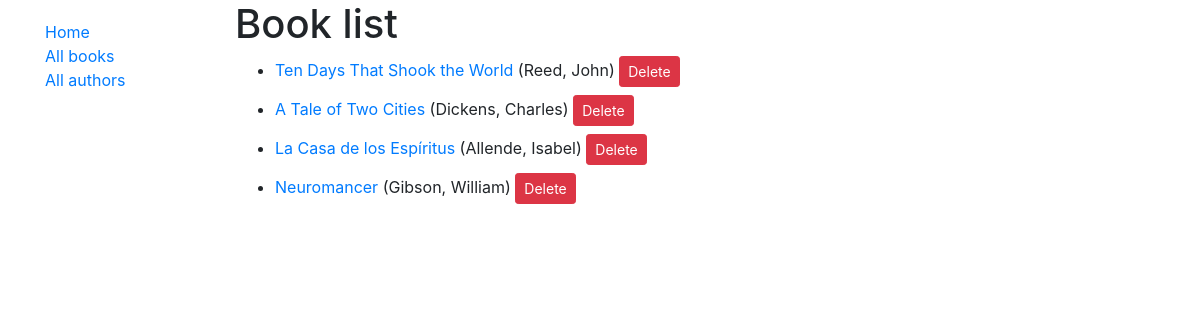
Before: /catalog/books/ with the older database file.
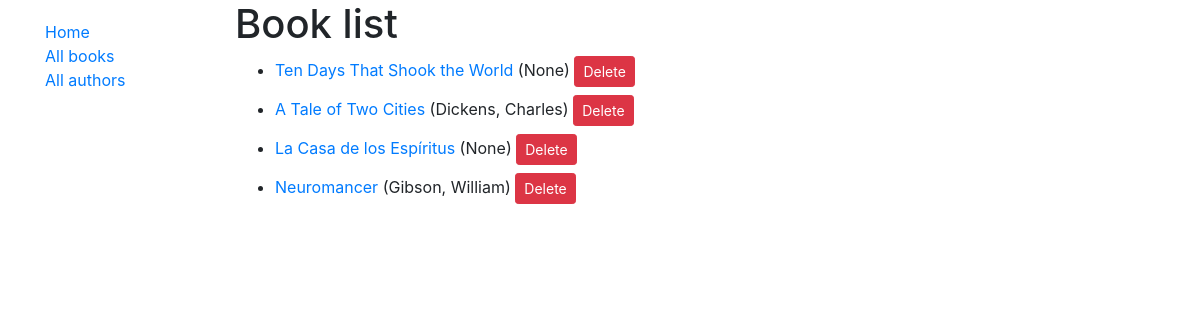
After: the same page with the newer database file.
### catalog/models.py (models this page shows, shortened)
class Book(models.Model):
    id = models.UUIDField(primary_key=True, default=uuid.uuid4)
    title = models.CharField(max_length=200)
    author = models.ForeignKey('Author', on_delete=models.SET_NULL, null=True)
    summary = models.TextField(max_length=1000)
    year = models.CharField(max_length=200, null=True, blank=True)
    genre = models.ManyToManyField(Genre)
    READ_STATUS = {
        ('w', 'Want to read'),
        ('a', 'Already read'),
        ('r', 'Reading now')
    }
    status = models.CharField(
        max_length=1,
        choices=READ_STATUS,
        blank=True,
        default='w'
    )
    def get_absolute_url(self):
        return reverse('book-detail', args=[str(self.id)])
    def get_delete_url(self):
        return reverse('book_delete', args=[str(self.id)])

class Author(models.Model):
    first_name = models.CharField(max_length=100)
    last_name = models.CharField(max_length=100)
    date_of_birth = models.DateField(null=True, blank=True)
    date_of_death = models.DateField('Date of Death', null=True, blank=True)
    class Meta:
        ordering = ['last_name', 'first_name']
    def __str__(self):
        return f'{self.last_name}, {self.first_name}'

### catalog/views.py (the view)
# urls.py: path('books/', views.BookListView.as_view(), name='books'),
class BookListView(generic.ListView):
    model = Book

### catalog/templates/catalog/book_list.html
{% extends "base_generic.html" %}
{% block content %}
  <h1>Book list</h1>
  {% if book_list %}
  <ul>
    {% for book in book_list %}
      <li class="my-2">
        <a href="{{ book.get_absolute_url }}">{{ book.title }}</a> ({{ book.author }})
        <a class="btn btn-sm btn-danger" href="{{ book.get_delete_url }}">Delete</a>
      </li>
    {% endfor %}
  </ul>
  {% else %}
    <p>There are no books in the catalog.</p>
  {% endif %}
{% endblock %}

Changed rows visible on the page:
changed Book "Ten Days That Shook the World": author "Reed, John" → "None"
changed Book "La Casa de los Espíritus": author "Allende, Isabel" → "None"
